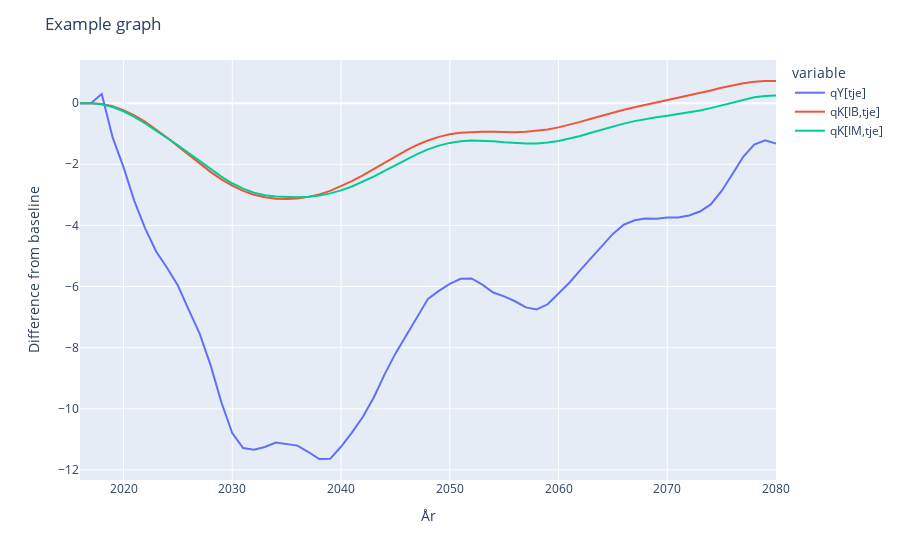

Write notebook code for a chart like this one.
### Markdown cell above
Here is an example with a few more useful arguments:

### Code cell
plot([b.qY, b.qK],
        operator="m",
        start_year=2016,
        end_year=2080,
        reference_database=None,
        default_set_aggregations={"s_": ["tje"], "s": ["tje"]},
        layout={"title": "Example graph", "yaxis": {"title": "Difference from baseline"}},  # See plotly documentation for other layout options
)
